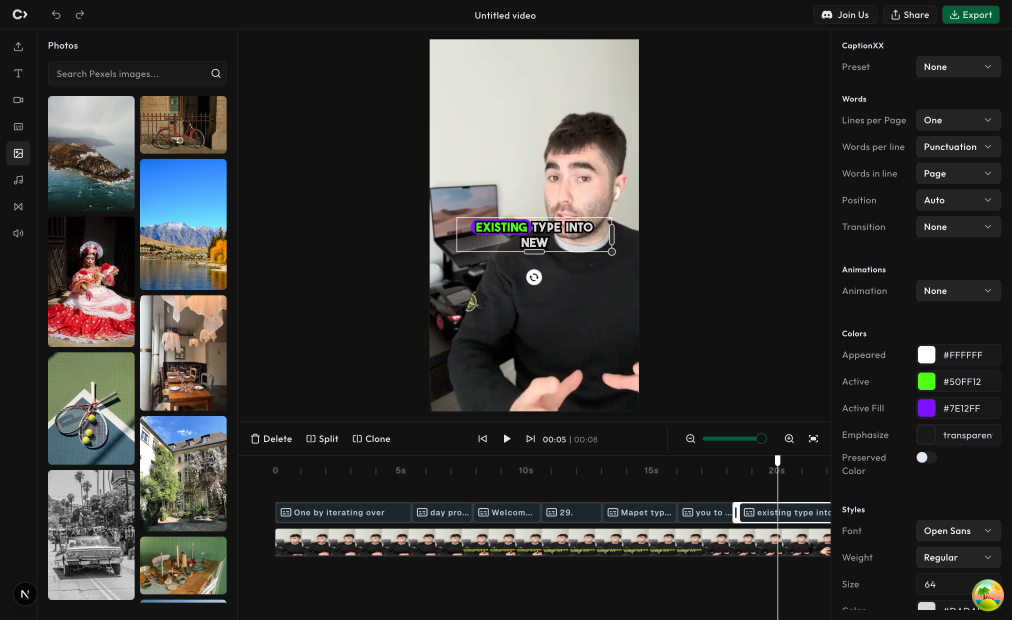
#> input picture 3yuga-video-editor/images/combo.png, 3036 x 1858 px (shown at 1/3 size)
$ python -i image_processing.py   (imports and definitions only)
#> lines starting #> are read from the running program, lines starting #| are printed output that depends on the picture; after the words box and inside, x2 and y2 are one past the last pixel; in counts of white or black regions, pixels touching at a corner belong together
#> further down, picture is the input picture: PIL image 3036x1858 RGBA; mean R, G, B, A 50.2, 49.9, 48.5, 255
import cv2
import numpy as np
from PIL import Image
import logging

logger = logging.getLogger(__name__)

# [314 lines left out: functions extract_text_with_ocr, segment_objects_with_methods, detect_objects_by_edges, detect_objects_by_color, preprocess_image_for_ocr, erase_text_regions and 4 more, not called in this run]


def detect_document_quad(image: Image.Image):
    """Detect a 4-point contour for the main document/page if present.
    Returns (quad_pts or None).
    """
    try:
        img = np.array(image.convert('RGB'))
        gray = cv2.cvtColor(img, cv2.COLOR_RGB2GRAY)
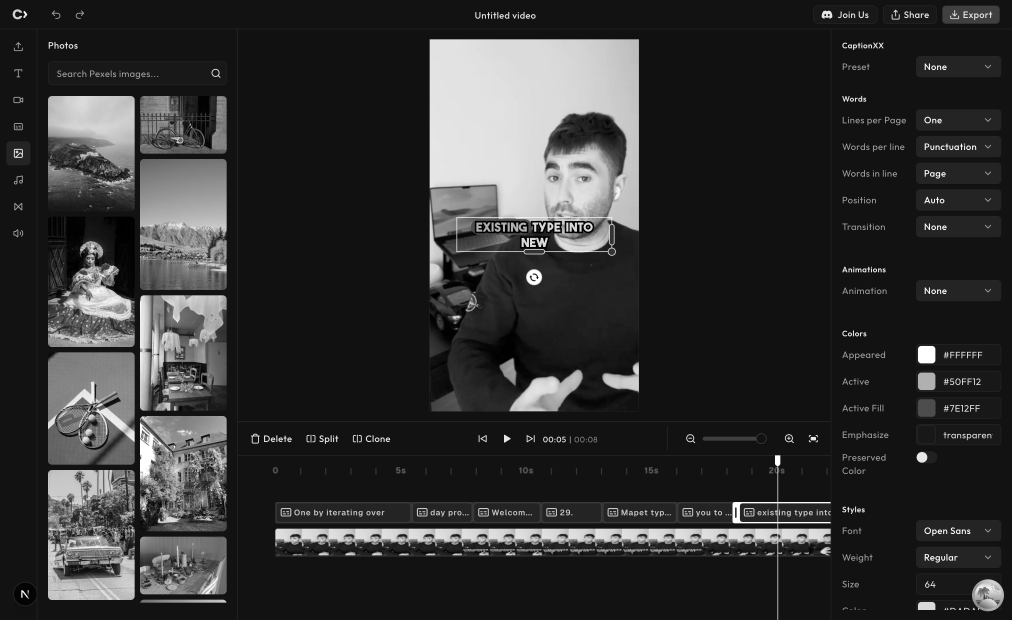
#> gray: shape (1858, 3036) (shown at 1/3 size); min 0, max 255, mean 49.8
        gray = cv2.GaussianBlur(gray, (5, 5), 0)
        edges = cv2.Canny(gray, 50, 150)
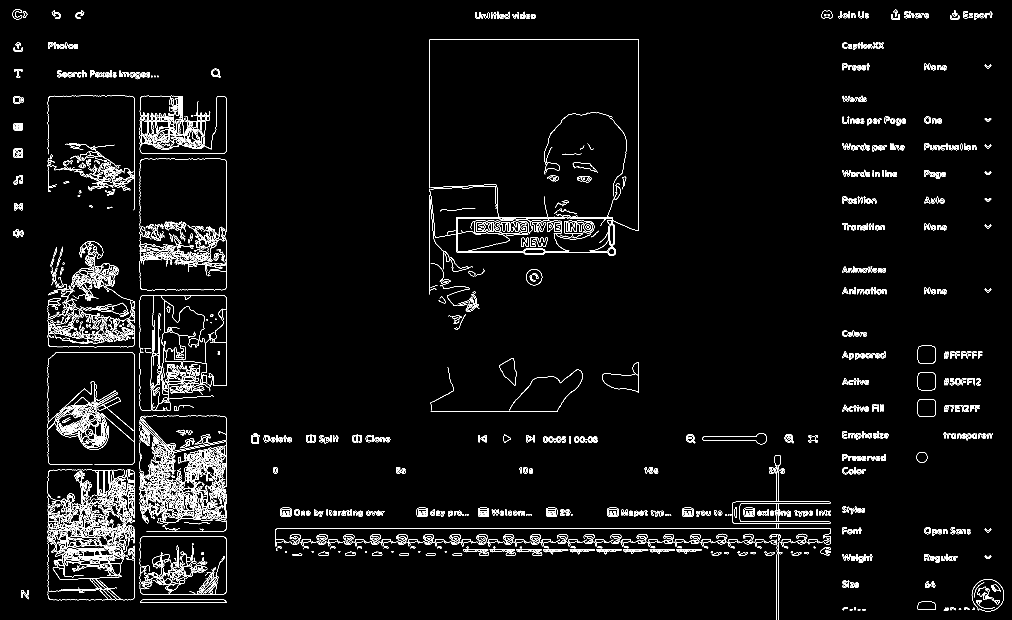
#> edges: shape (1858, 3036) (shown at 1/3 size); 2.7% white in thin lines or dots
        edges = cv2.dilate(edges, np.ones((3, 3), np.uint8), iterations=1)
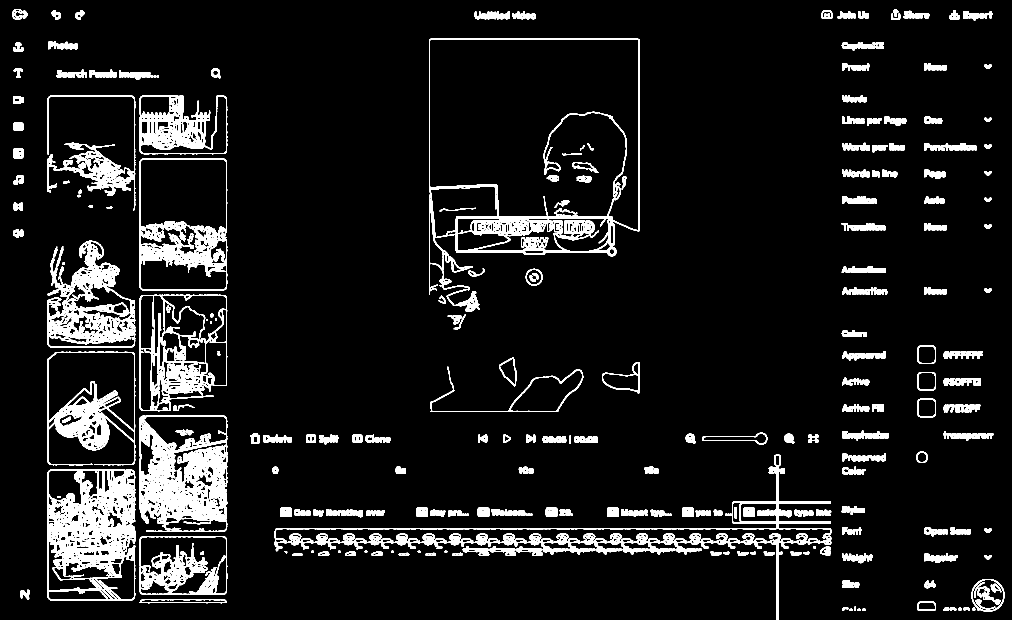
#> edges: shape (1858, 3036) (shown at 1/3 size); 8.3% white; 375 white regions
        contours, _ = cv2.findContours(edges, cv2.RETR_LIST, cv2.CHAIN_APPROX_SIMPLE)
#> contours = 4713 contours, 3281 with area under 20; largest, box (x1, y1, x2, y2) and area: (1287, 116, 1918, 936) 400883, (1289, 118, 1916, 691) 312133, (418, 475, 682, 872) 103170, (142, 1408, 406, 1802) 100958, (824, 1364, 2494, 1858) 95804
        h, w = gray.shape
#> h = 1858; w = 3036
        page_area = h * w
#> page_area = 5640888
        best = None
        best_area = 0
        for cnt in contours:
            peri = cv2.arcLength(cnt, True)
            approx = cv2.approxPolyDP(cnt, 0.02 * peri, True)
            if len(approx) == 4 and cv2.isContourConvex(approx):
                area = cv2.contourArea(approx)
                if area > 0.2 * page_area and area > best_area:
                    best = approx.reshape(-1, 2)
                    best_area = area
#> this loop made 4713 passes
#> (peri, approx, area) on passes 39, 43: (406.8, [[321, 1797], [153, 1798], [144, 1776], [297, 1770]], 3990), (101, [[311, 1770], [320, 1771], [347, 1798], [338, 1798]], 234)
#> (peri, area) on passes 122, 125: (87.3, 137), (103.4, 249)
#> after the loop, best_area = 0
        if best is None:
            return None
        return _order_quad_points(best)
    except Exception as e:
        logger.warning(f'detect_document_quad failed: {e}')
        return None


def rectify_image_for_ocr(image: Image.Image):
    """If a document quad is detected, warp to a rectified top-down view.
    Returns (rectified_image, H, H_inv). If not possible, returns (image, None, None).
    """
    quad = detect_document_quad(image)
    if quad is None:
        return image, None, None
    try:
        img = np.array(image.convert('RGB'))
        (tl, tr, br, bl) = quad
        width_top = np.linalg.norm(tr - tl)
        width_bottom = np.linalg.norm(br - bl)
        max_width = int(max(width_top, width_bottom))
        height_left = np.linalg.norm(bl - tl)
        height_right = np.linalg.norm(br - tr)
        max_height = int(max(height_left, height_right))
        dst = np.array([[0, 0], [max_width - 1, 0], [max_width - 1, max_height - 1], [0, max_height - 1]], dtype='float32')
        H = cv2.getPerspectiveTransform(quad.astype('float32'), dst)
        warped = cv2.warpPerspective(img, H, (max_width, max_height), flags=cv2.INTER_CUBIC)
        H_inv = np.linalg.inv(H)
        return Image.fromarray(warped), H, H_inv
    except Exception as e:
        logger.warning(f'rectify_image_for_ocr failed: {e}')
        return image, None, None


# [35 lines left out: functions _apply_homography_to_bbox, ocr_with_rectification, not called in this run]

>>> from PIL import Image
>>> picture = Image.open('../3yuga-video-editor/images/combo.png')
>>> result = rectify_image_for_ocr(picture)
